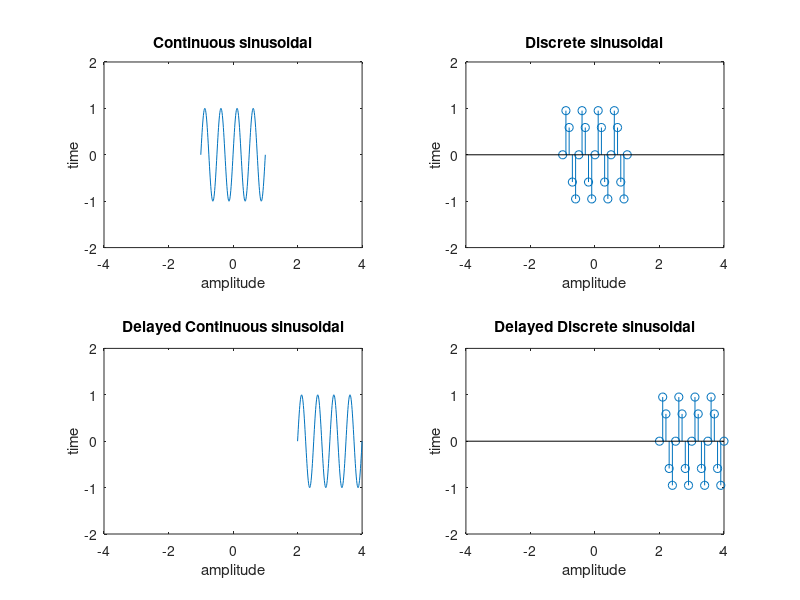

Here is the MATLAB script that generated this plot:
t=-1:.01:1;
f=2;
a=1;
y=a*sin(2*pi*f*t);
subplot(2,2,1);
plot(t,y);
xlabel('amplitude');
ylabel('time');
axis([-4 4 -2 2]);
title('Continuous sinusoidal');

t=-1:.1:1;
f=2;
a=1;
y=a*sin(2*pi*f*t);
subplot(2,2,2);
stem(t,y);
xlabel('amplitude');
ylabel('time');
axis([-4 4 -2 2]);
title('Discrete sinusoidal');

t=-1:.01:1;
f=2;
a=1;
y=a*sin(2*pi*f*t);
subplot(2,2,3);
plot(t+3,y);
xlabel('amplitude');
ylabel('time');
axis([-4 4 -2 2]);
title('Delayed Continuous sinusoidal');

t=-1:.1:1;
f=2;
a=1;
y=a*sin(2*pi*f*t);
subplot(2,2,4);
stem(t+3,y);
xlabel('amplitude');
ylabel('time');
axis([-4 4 -2 2]);
title('Delayed Discrete sinusoidal');